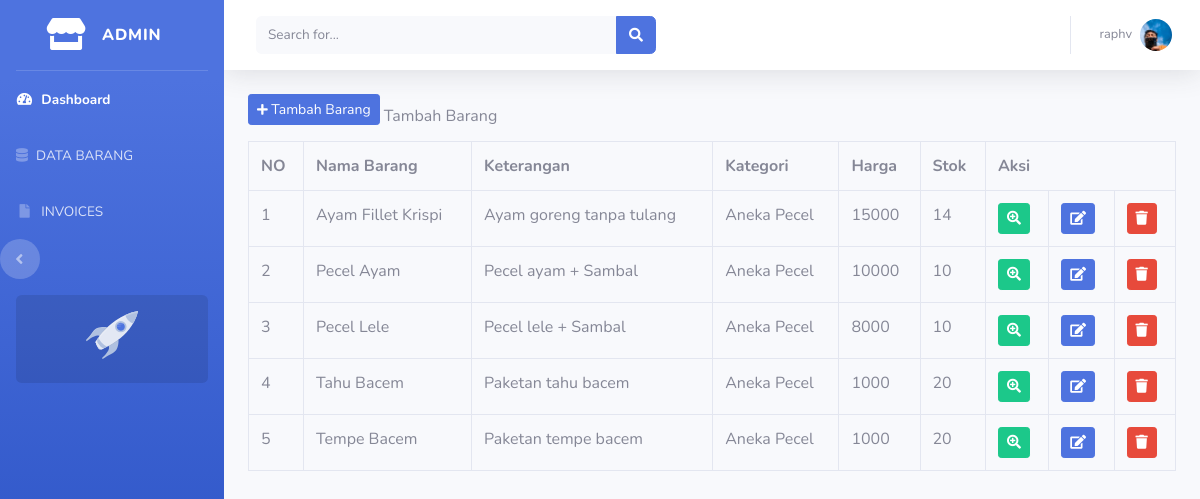
Page /index.php/admin/data_barang on the committed database.
### tables this page shows
CREATE TABLE `tb_barang` (
  `id_brg` int(11) NOT NULL,
  `nama_brg` varchar(120) DEFAULT NULL,
  `keterangan` varchar(225) DEFAULT NULL,
  `kategori` varchar(60) DEFAULT NULL,
  `harga` int(11) DEFAULT NULL,
  `stok` int(4) DEFAULT NULL,
  `gambar` text DEFAULT NULL
);

### application/controllers/admin/data_barang.php (called while the page is built, shortened)
<?php
class Data_barang extends CI_Controller{
	public function index()
	{
		$data['barang'] = $this->model_barang->tampil_data()->result();
		$this->load->view('templates_admin/header');
		$this->load->view('templates_admin/sidebar');
		$this->load->view('admin/data_barang', $data);
		$this->load->view('templates_admin/footer');
	}
}

### index.php (called while the page is built, shortened)
<?php
require_once BASEPATH.'core/CodeIgniter.php';

### application/models/model_barang.php (called while the page is built, shortened)
<?php
class Model_barang extends CI_Model{
	public function tampil_data(){
		return $this->db->get('tb_barang');
	}
}

### application/views/admin/data_barang.php (the view, shortened to what this page needs)
<div class="container-fluid">
	<button class="btn btn-sm btn-primary mb-3" data-toggle="modal" data-target="#tambah_barang"><i class="fas fa-plus fa-sm"></i> Tambah Barang</button>
	Tambah Barang</button>
	<table class="table table-bordered">
		<tr>
			<th>NO</th>
			<th>Nama Barang</th>
			<th>Keterangan</th>
			<th>Kategori</th>
			<th>Harga</th>
			<th>Stok</th>
			<th colspan="3">Aksi</th>
		</tr>
		<?php
		$no=1;
		foreach($barang as $brg) : ?>
		<tr>
			<td><?php echo $no++ ?></td>
			<td><?php echo $brg->nama_brg ?></td>
			<td><?php echo $brg->keterangan ?></td>
			<td><?php echo $brg->kategori ?></td>
			<td><?php echo $brg->harga ?></td>
			<td><?php echo $brg->stok ?></td>
			<td><div class="btn btn-success btn-sm"><i class="fas fa-search-plus"></i></div></td>
			<td><?php echo anchor('admin/data_barang/edit/' .$brg->id_brg, '<div class="btn btn-primary btn-sm"><i class="fa
			fa-edit"></i></div>') ?></td>
			<td><?php echo anchor('admin/data_barang/hapus/' .$brg->id_brg, '<div class="btn btn-danger btn-sm"><i class="fa
			fa-trash"></i></div>') ?></td>
		</tr>
		<?php endforeach; ?>
	</table>
</div>

### application/views/templates_admin/header.php (shortened to what this page needs)
<!DOCTYPE html>
<html lang="en">
<head>
    <link href="<?php echo base_url() ?>assets/vendor/fontawesome-free/css/all.min.css" rel="stylesheet" type="text/css">
    <link href="<?php echo base_url() ?>assets/css/sb-admin-2.min.css" rel="stylesheet">
</head>

### application/views/templates_admin/sidebar.php (shortened to what this page needs)
<body id="page-top">
    <div id="wrapper">
        <ul class="navbar-nav bg-gradient-primary sidebar sidebar-dark accordion" id="accordionSidebar">
            <a class="sidebar-brand d-flex align-items-center justify-content-center" href="index.html">
                <div class="sidebar-brand-icon ">
                    <i class="fas fa-store"></i>
                </div>
                <div class="sidebar-brand-text mx-3">ADMIN</div>
            </a>
            <hr class="sidebar-divider my-0">
            <li class="nav-item active">
                <a class="nav-link" href="<?php echo base_url('admin/dashboard_admin') ?>">
                    <i class="fas fa-fw fa-tachometer-alt"></i>
                    <span>Dashboard</span></a>
            </li>
            <li class="nav-item">
                <a class="nav-link" href="<?php echo base_url('admin/data_barang') ?>">
                    <i class="fas fa-database"></i>
                    <span>DATA BARANG</span></a>
            </li>
			 <li class="nav-item">
                <a class="nav-link" href="<?php echo base_url('admin/INVOICES') ?>">
                    <i class="fas   fa-fw fa-file invoices" ></i>
                    <span>INVOICES</span></a>
            <div class="text-center d-none d-md-inline">
                <button class="rounded-circle border-0" id="sidebarToggle"></button>
            </div>
            <div class="sidebar-card">
                <img class="sidebar-card-illustration mb-2" src="img/undraw_rocket.svg" alt="">
            </div>
        </ul>
        <div id="content-wrapper" class="d-flex flex-column">
            <div id="content">
                <nav class="navbar navbar-expand navbar-light bg-white topbar mb-4 static-top shadow">
                    <form
                        class="d-none d-sm-inline-block form-inline mr-auto ml-md-3 my-2 my-md-0 mw-100 navbar-search">
                        <div class="input-group">
                            <input type="text" class="form-control bg-light border-0 small" placeholder="Search for..."
                                aria-label="Search" aria-describedby="basic-addon2">
                            <div class="input-group-append">
                                <button class="btn btn-primary" type="button">
                                    <i class="fas fa-search fa-sm"></i>
                                </button>
                            </div>
                        </div>
                    </form>
                    <ul class="navbar-nav ml-auto">
                        <li class="nav-item dropdown no-arrow">
                            <a class="nav-link dropdown-toggle" href="#" id="userDropdown" role="button"
                                data-toggle="dropdown" aria-haspopup="true" aria-expanded="false">
                                <span class="mr-2 d-none d-lg-inline text-gray-600 small">raphv</span>
                                <img class="img-profile rounded-circle"
                                    src="img/raph.jpg">
                            </a>
                        </li>
                    </ul>
                </nav>

### application/views/templates_admin/footer.php (shortened to what this page needs)
</body>
</html>

### rows in the picture
tb_barang: nama_brg "Ayam Fillet Krispi", keterangan "Ayam goreng tanpa tulang", kategori "Aneka Pecel", harga "15000", stok "14"
tb_barang: nama_brg "Pecel Ayam", keterangan "Pecel ayam + Sambal", kategori "Aneka Pecel", harga "10000", stok "10"
tb_barang: nama_brg "Pecel Lele", keterangan "Pecel lele + Sambal", kategori "Aneka Pecel", harga "8000", stok "10"
tb_barang: nama_brg "Tahu Bacem", keterangan "Paketan tahu bacem", kategori "Aneka Pecel", harga "1000", stok "20"
tb_barang: nama_brg "Tempe Bacem", keterangan "Paketan tempe bacem", kategori "Aneka Pecel", harga "1000", stok "20"
